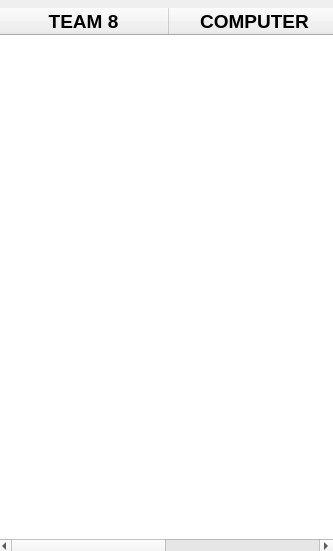
<?xml version="1.0" encoding="UTF-8"?>
<ui version="4.0">
 <class>ScoresDialog</class>
 <widget class="QDialog" name="ScoresDialog">
  <property name="geometry">
   <rect>
    <x>0</x>
    <y>0</y>
    <width>333</width>
    <height>551</height>
   </rect>
  </property>
  <property name="windowTitle">
   <string>Dialog</string>
  </property>
  <widget class="QTableWidget" name="scoreTable">
   <property name="geometry">
    <rect>
     <x>-10</x>
     <y>0</y>
     <width>351</width>
     <height>561</height>
    </rect>
   </property>
   <property name="frameShape">
    <enum>QFrame::HLine</enum>
   </property>
   <property name="lineWidth">
    <number>4</number>
   </property>
   <property name="sizeAdjustPolicy">
    <enum>QAbstractScrollArea::AdjustIgnored</enum>
   </property>
   <property name="autoScrollMargin">
    <number>16</number>
   </property>
   <property name="gridStyle">
    <enum>Qt::DashLine</enum>
   </property>
   <attribute name="horizontalHeaderVisible">
    <bool>true</bool>
   </attribute>
   <attribute name="horizontalHeaderCascadingSectionResizes">
    <bool>false</bool>
   </attribute>
   <attribute name="horizontalHeaderMinimumSectionSize">
    <number>40</number>
   </attribute>
   <attribute name="horizontalHeaderDefaultSectionSize">
    <number>171</number>
   </attribute>
   <attribute name="horizontalHeaderHighlightSections">
    <bool>true</bool>
   </attribute>
   <attribute name="horizontalHeaderShowSortIndicator" stdset="0">
    <bool>false</bool>
   </attribute>
   <attribute name="horizontalHeaderStretchLastSection">
    <bool>false</bool>
   </attribute>
   <attribute name="verticalHeaderVisible">
    <bool>false</bool>
   </attribute>
   <attribute name="verticalHeaderCascadingSectionResizes">
    <bool>false</bool>
   </attribute>
   <attribute name="verticalHeaderMinimumSectionSize">
    <number>23</number>
   </attribute>
   <attribute name="verticalHeaderDefaultSectionSize">
    <number>50</number>
   </attribute>
   <attribute name="verticalHeaderHighlightSections">
    <bool>false</bool>
   </attribute>
   <attribute name="verticalHeaderShowSortIndicator" stdset="0">
    <bool>false</bool>
   </attribute>
   <attribute name="verticalHeaderStretchLastSection">
    <bool>false</bool>
   </attribute>
   <column>
    <property name="text">
     <string>TEAM 8</string>
    </property>
    <property name="font">
     <font>
      <pointsize>14</pointsize>
      <weight>75</weight>
      <bold>true</bold>
     </font>
    </property>
   </column>
   <column>
    <property name="text">
     <string>COMPUTER</string>
    </property>
    <property name="font">
     <font>
      <family>Segoe UI</family>
      <pointsize>14</pointsize>
      <weight>75</weight>
      <bold>true</bold>
     </font>
    </property>
   </column>
  </widget>
 </widget>
 <resources/>
 <connections/>
</ui>
